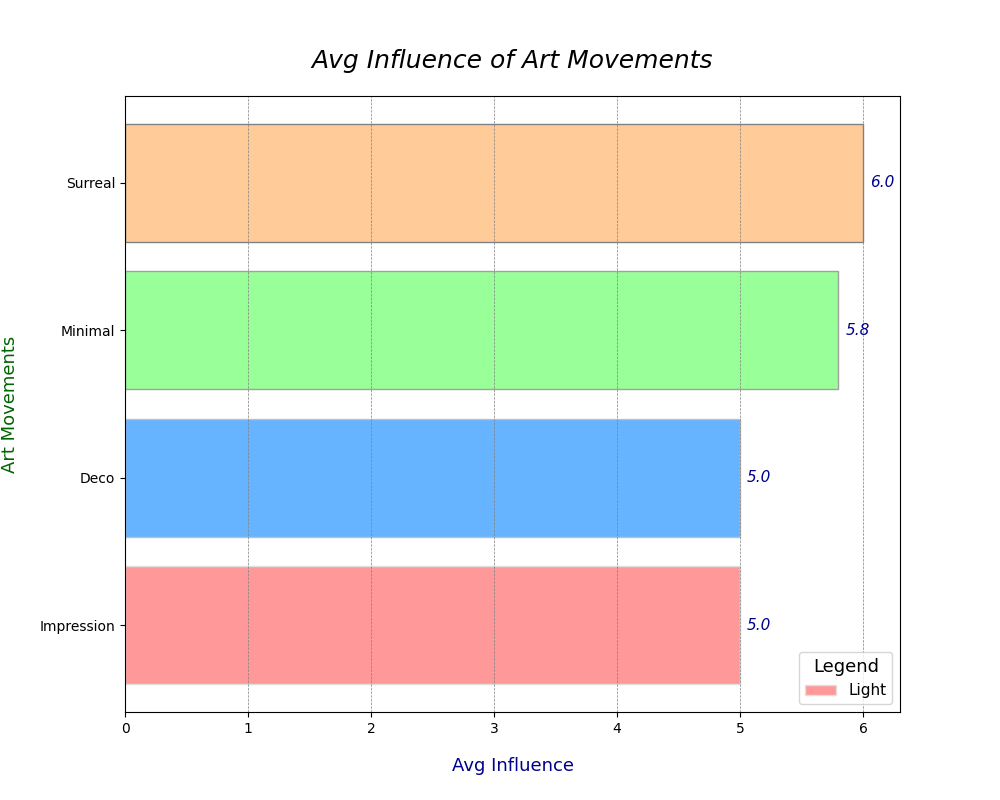

Write Python code to recreate this figure.
import matplotlib.pyplot as plt
import numpy as np

art_movements = ['Impression', 'Deco', 'Minimal', 'Surreal']

influence_matrix = np.array([
    [7, 5, 3, 4, 6], 
    [4, 7, 5, 3, 6], 
    [3, 4, 9, 8, 5], 
    [5, 6, 4, 7, 8], 
])

avg_influence = np.mean(influence_matrix, axis=1)

fig, ax = plt.subplots(figsize=(10, 8))

colors = ['#ff9999', '#66b3ff', '#99ff99', '#ffcc99']
bar = ax.barh(art_movements, avg_influence, color=colors, edgecolor=['#e0e0e0', '#c0c0c0', '#a0a0a0', '#808080'], )

ax.set_title("Avg Influence of Art Movements", fontsize=18, fontstyle='italic', pad=20)
ax.set_xlabel("Avg Influence", fontsize=13, labelpad=15, color='darkblue')
ax.set_ylabel("Art Movements", fontsize=13, labelpad=15, color='darkgreen')

for rect in bar:
    width = rect.get_width()
    ax.annotate(f'{width:.1f}',
                xy=(width, rect.get_y() + rect.get_height() / 2),
                xytext=(5, 0),  # adjusted for consistency
                textcoords="offset points",
                ha='left', va='center', fontsize=11, color='darkblue', fontstyle='italic')

# Add a legend with marker shapes to illustrate influence
ax.legend(['Light', 'Medium', 'Strong', 'Very Strong'], loc='lower right', title='Legend', fontsize=11, title_fontsize='13', markerscale=1.2)

# Add a grid for better readability
ax.xaxis.grid(True, color='grey', linestyle='--', linewidth=0.5)

plt.show()
